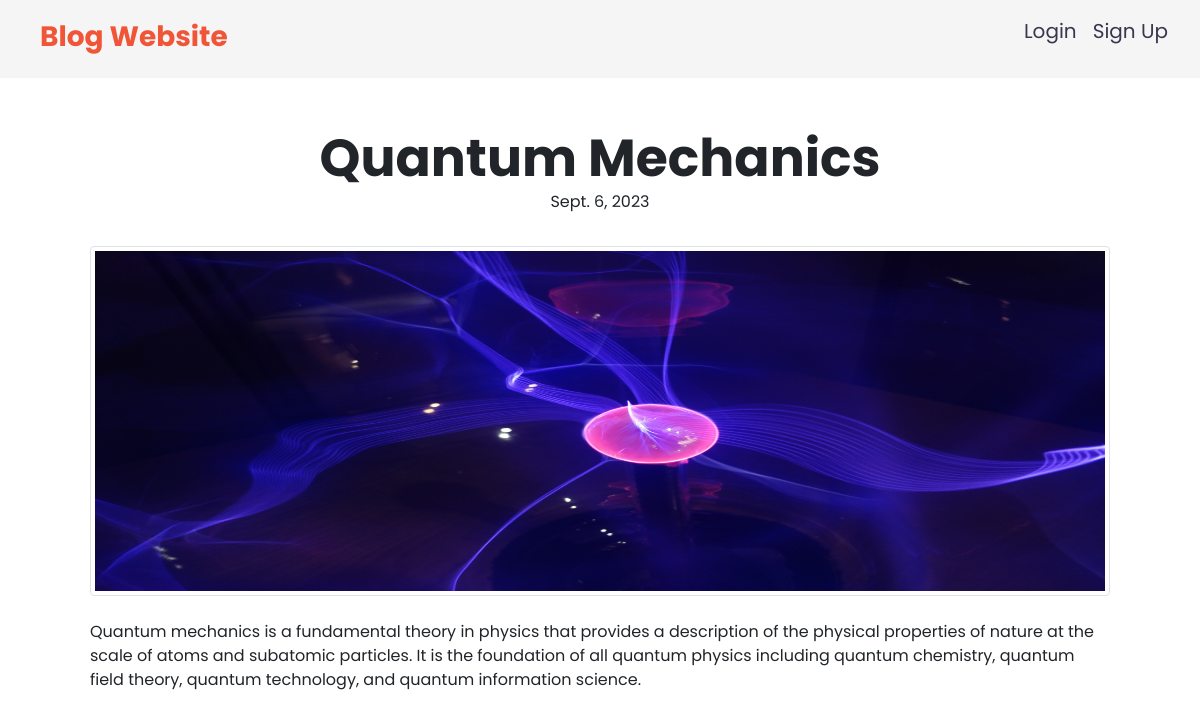
Page /post/details/2/ on the committed database.
### app/models.py (models this page shows)
class Post(models.Model):
    title=models.CharField(max_length=150)
    content= models.TextField()
    publicationdate=models.DateField(auto_now_add=True)
    name=models.ForeignKey(User, on_delete=models.CASCADE, null=True,blank=True)
    image = models.ImageField(upload_to='eventimages',null=True)
    def __str__(self):
       return self.title

### app/views.py (the view)
# urls.py: path('post/details/<int:pk>/',views.postdetails,name='postdetails'),
def postdetails(request,pk):
    data=Post.objects.get(id=pk)
    print(data)
    return render(request,'app/postdetails.html',{'post':data})

### app/templates/app/postdetails.html
{% extends 'app/base.html' %}
{% block content %}
<div class="container  p-5">
    <h1 class="text-center fw-bold mb-2">{{post.title}}</h1>
    <p class="text-center">{{post.publicationdate}}</p>
    <img src="{{post.image.url}}" class="img-fluid mt-3 mb-4 m-0 img-thumbnail" style="height:350px; width:100%;" alt="">
    <p>{{post.content|safe}}</p>
</div>
{% endblock content %}

### app/static/app/css/style.css (style rules this page uses)
.login-tag, .fw-bold { font-size: 3.25rem; line-height: 3rem; }
body { font-family: 'Poppins', sans-serif; }

### rows in the picture
Post: title "Quantum Mechanics", publicationdate "Sept. 6, 2023", image (picture), content "Quantum mechanics is a fundamental theory in physics that provides a description of the physical properties of nature at the scale of atoms and subatomic particles. It is the foundation of all quantum physics including quantum chemistry, quantum field theory, quantum technology, and quantum information science."
